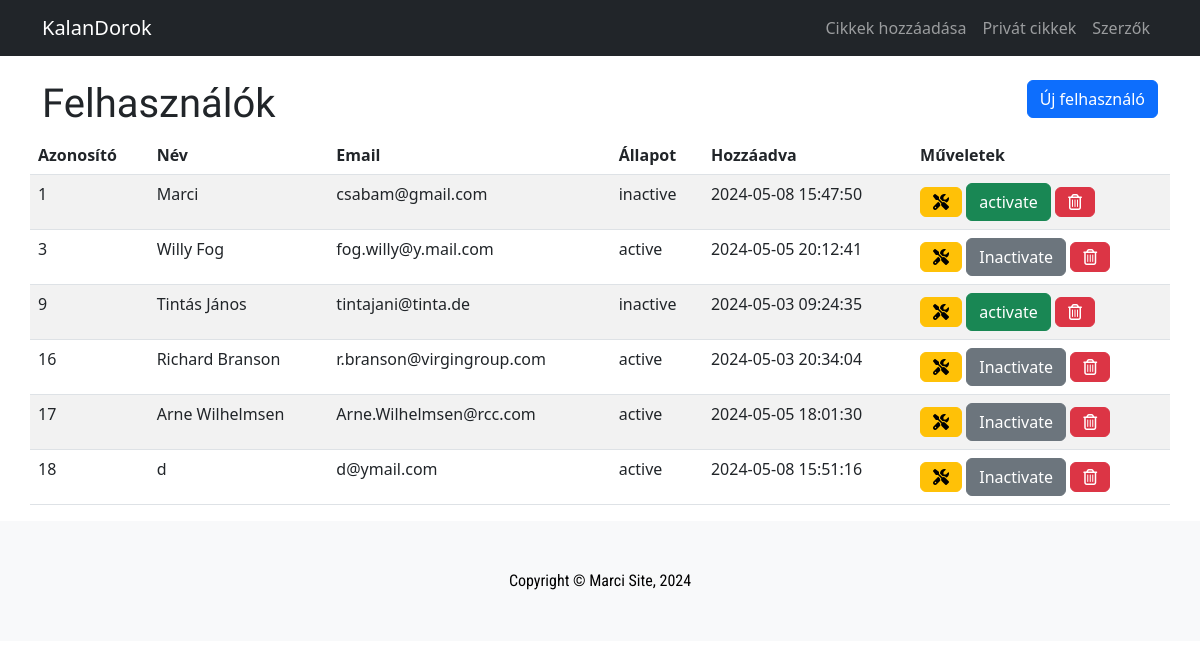
Page /private-user.php on the committed database.
### tables this page shows
CREATE TABLE `user` (
  `id` int NOT NULL,
  `name` varchar(255) NOT NULL,
  `email` varchar(255) NOT NULL,
  `status` varchar(255) DEFAULT NULL,
  `created_at` timestamp NOT NULL DEFAULT CURRENT_TIMESTAMP ON UPDATE CURRENT_TIMESTAMP
);

### Helpers/functions.php (called while the page is built, shortened)
<?php
if(!function_exists('view')) {
    function view($view, $data = []) {
        extract($data);
        include_once BASE_PATH . '/Templates/common/header.view.php';
        include_once BASE_PATH . '/Templates/common/topnavbar.view.php';
        include_once BASE_PATH . '/Templates/' . $view . '.view.php';
        include_once BASE_PATH . '/Templates/common/footer.view.php';
    }
}

### Controllers/PrivateUserController.php (called while the page is built, shortened)
<?php
require_once REPOSITORY_PATH . '/UserRepository.php';
class PrivateUserController
{
    public function index()
    {
        $userRepository = new UserRepository();
        $users = $userRepository->getAll();
        view('private/users/index', ['users' => $users]);
    }
}

### private-user.php (called while the page is built, shortened)
<?php
require_once CONTROLLER_PATH . '/PrivateUserController.php';
$controller = new PrivateUserController();
$controller->index();

### Repositories/Repository.php (called while the page is built, shortened)
<?php
class Repository
{
    public function __construct()
    {
        $connString = sprintf('mysql:host=%s;dbname=%s;charset=%s', DB_HOST, DB_NAME, DB_CHARSET);
        $this->db = new \PDO($connString, DB_USER, DB_PASS);
        $this->returnType = \PDO::FETCH_ASSOC;
    }
}

### Repositories/UserRepository.php (called while the page is built, shortened)
<?php
require_once REPOSITORY_PATH . '/Repository.php';
class UserRepository extends Repository
{
    protected $table = 'user';
    protected $returnType = \PDO::FETCH_ASSOC;
    public function getAll()
    {
        $sql = sprintf('SELECT `id`, `name`, `email`, `status`, `created_at` FROM `%s`', $this->table);
        $stmt = $this->db->query($sql);
        return $stmt->fetchAll($this->returnType);
    }
}

### Templates/private/users/index.view.php (the view, shortened to what this page needs)
<div class="container">
    <div class="row mt-4">
        <div class="col">
            <h1>Felhasználók</h1>
        </div>
        <div class="col text-end">
            <a href="<?= BASE_URL ?>/private-user-create.php" class="btn btn-primary">Új felhasználó</a>
        </div>
    </div>
    <div class="row">
        <table class="table table-striped datatable" style="width:100%">
            <thead>
                <tr>
                    <th>Azonosító</th>
                    <th>Név</th>
                    <th>Email</th>
                    <th>Állapot</th>
                    <th>Hozzáadva</th>
                    <th>Műveletek</th>
                </tr>
            </thead>
            <tbody>
            <?php foreach($users as $user): ?>
                <tr>
                    <td><?= $user['id'] ?></td>
                    <td><?= $user['name'] ?></td>
                    <td><?= $user['email'] ?></td>
                    <td><?= $user['status'] ?></td>
                    <td><?= $user['created_at'] ?></td>
                    <td>
                        <a href="<?= BASE_URL ?>/private-user-edit.php?id=<?= $user['id'] ?>" class="btn btn-warning"><i class="fa-solid fa-screwdriver-wrench"></i></a>
                        <?php if ($user['status'] == 'active'): ?>
                                <button onclick="confirmStatusChange(<?= $user['id'] ?>, 'inactive')" class="btn btn-secondary">Inactivate</button>
                             <?php else: ?>
                                 <button onclick="confirmStatusChange(<?= $user['id'] ?>, 'active')" class="btn btn-success">activate</button>
                        <?php endif; ?>
                        <button onclick="confirmDelete(<?= $user['id'] ?>)" class="btn btn-danger"><i class="fa-regular fa-trash-can"></i></button></a>
                    </td>
                </tr>
            <?php endforeach; ?>
            </tbody>
        </table>
    </div>
</div>
<?php require_once TEMPLATE_PATH . '/common/footer.view.php' ?>

### rows in the picture
user: id "1", name "Marci", email "csabam@gmail.com", status "inactive", created_at "2024-05-08 15:47:50"
user: id "3", name "Willy Fog", email "fog.willy@y.mail.com", status "active", created_at "2024-05-05 20:12:41"
user: id "9", name "Tintás János", email "tintajani@tinta.de", status "inactive", created_at "2024-05-03 09:24:35"
user: id "16", name "Richard Branson", email "r.branson@virgingroup.com", status "active", created_at "2024-05-03 20:34:04"
user: id "17", name "Arne Wilhelmsen", email "Arne.Wilhelmsen@rcc.com", status "active", created_at "2024-05-05 18:01:30"
user: id "18", name "d", email "d@ymail.com", status "active", created_at "2024-05-08 15:51:16"
